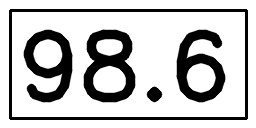
#> input picture thermometer_synth_1.png, 256 x 128 px
$ python -i image_processor.py   (imports and definitions only)
#> lines starting #> are read from the running program, lines starting #| are printed output that depends on the picture; after the words box and inside, x2 and y2 are one past the last pixel; in counts of white or black regions, pixels touching at a corner belong together
#> further down, picture is the input picture: shape (128, 256, 3); min 0, max 255, mean 194.9
import cv2
import numpy as np
from typing import Tuple, Optional

class ImageProcessor:
    """Handles basic image preprocessing for OCR."""

    # [75 lines left out: functions load_image, validate_image, resize_image, adjust_contrast_brightness, not called in this run]

    @staticmethod
    def preprocess_for_ocr(image: np.ndarray,
                           gaussian_kernel_size: Tuple[int, int] = (5, 5),
                           use_otsu: bool = False,
                           morph_kernel_size: Optional[Tuple[int, int]] = None
                           ) -> np.ndarray:
        """
        Apply a preprocessing pipeline for OCR.

        Args:
            image: Input image (expected to be BGR if it has color).
            gaussian_kernel_size: Kernel size for Gaussian blur. Default is (5, 5).
            use_otsu: If True, use Otsu's thresholding instead of adaptive thresholding.
                      Default is False.
            morph_kernel_size: Kernel size for morphological opening (erosion then dilation).
                               If None, this step is skipped. Example: (3,3). Default is None.

        Returns:
            numpy.ndarray: Preprocessed image (binary).
        """
#> called with gaussian_kernel_size = (5, 5), use_otsu = False
        print("Starting OCR preprocessing...")
        # Convert to grayscale
        if len(image.shape) == 3 and image.shape[2] == 3:
            gray = cv2.cvtColor(image, cv2.COLOR_BGR2GRAY)
            print("Converted image to grayscale.")
        elif len(image.shape) == 2:
            gray = image # Already grayscale
            print("Image is already grayscale.")
        else: # Fallback for unexpected shapes, or could raise an error
            gray = image
            print(f"Warning: Image has unexpected shape {image.shape}. Attempting to process as is.")

        # Apply Gaussian blur to reduce noise
        print(f"Applying Gaussian blur with kernel: {gaussian_kernel_size}")
        blurred = cv2.GaussianBlur(gray, gaussian_kernel_size, 0)
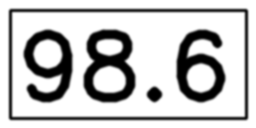
#> blurred: shape (128, 256); min 0, max 255, mean 194.9

        # Apply thresholding
        if use_otsu:
            print("Applying Otsu's thresholding...")
            # Otsu's thresholding automatically finds the optimal threshold value
            _, thresh = cv2.threshold(blurred, 0, 255, cv2.THRESH_BINARY + cv2.THRESH_OTSU)
        else:
            print("Applying adaptive Gaussian thresholding...")
            thresh = cv2.adaptiveThreshold(
                blurred, 255, cv2.ADAPTIVE_THRESH_GAUSSIAN_C,
                cv2.THRESH_BINARY, 11, 2  # Default parameters for adaptive threshold
            )
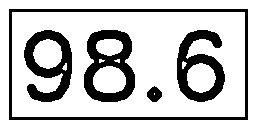
#> thresh: shape (128, 256); 77% white; 5 black regions, box (x1, y1, x2, y2) and area: (9, 9, 248, 120) 2064, (84, 30, 135, 102) 1911, (24, 30, 72, 102) 1696, (177, 30, 225, 102) 1696, (147, 86, 162, 102) 164

        # Apply morphological operations if kernel size is provided
        if morph_kernel_size:
            # Ensure morph_kernel_size has positive integer values
            if not (isinstance(morph_kernel_size, tuple) and
                    len(morph_kernel_size) == 2 and
                    isinstance(morph_kernel_size[0], int) and morph_kernel_size[0] > 0 and
                    isinstance(morph_kernel_size[1], int) and morph_kernel_size[1] > 0):
                print(f"Invalid morph_kernel_size: {morph_kernel_size}. Skipping morphological operations.")
            else:
                print(f"Applying morphological opening with kernel: {morph_kernel_size}")
                kernel = cv2.getStructuringElement(cv2.MORPH_RECT, morph_kernel_size)
                # Erosion followed by Dilation (Opening)
                eroded = cv2.erode(thresh, kernel, iterations=1)
                print("Applied erosion.")
                dilated = cv2.dilate(eroded, kernel, iterations=1)
                print("Applied dilation.")
                thresh = dilated # Update thresh with the result of morphological operations
        else:
            print("Skipping morphological operations.")

        print("OCR preprocessing finished.")
        return thresh

    # [19 lines left out: function save_image, not called in this run]

>>> import cv2
>>> picture = cv2.imread('thermometer_synth_1.png')
>>> result = ImageProcessor().preprocess_for_ocr(picture)

$ run again, on thermometer_synth_2.png
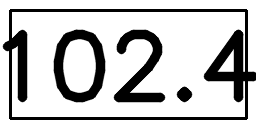
#> input picture thermometer_synth_2.png, 256 x 128 px
#> picture is the input picture: shape (128, 256, 3); min 0, max 255, mean 196.4
#> in preprocess_for_ocr, `blurred = cv2.GaussianBlur(gray, gaussian_kernel_size, 0)`:
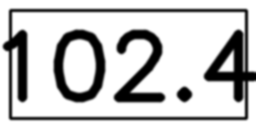
#> blurred: shape (128, 256); min 0, max 255, mean 196.4
#> in preprocess_for_ocr, `thresh = cv2.adaptiveThreshold( blurred, 255, cv2.ADAPTIVE_THRESH_GAUS..`:
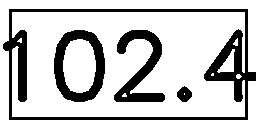
#> thresh: shape (128, 256); 77.9% white; 4 black regions, box (x1, y1, x2, y2) and area: (3, 9, 256, 120) 4023, (54, 30, 105, 102) 1588, (114, 30, 165, 102) 1475, (177, 86, 192, 102) 164

$ run again, on thermometer_synth_3.png
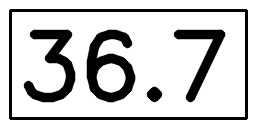
#> input picture thermometer_synth_3.png, 256 x 128 px
#> picture is the input picture: shape (128, 256, 3); min 0, max 255, mean 203.9
#> in preprocess_for_ocr, `blurred = cv2.GaussianBlur(gray, gaussian_kernel_size, 0)`:
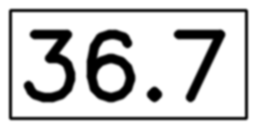
#> blurred: shape (128, 256); min 0, max 255, mean 203.9
#> in preprocess_for_ocr, `thresh = cv2.adaptiveThreshold( blurred, 255, cv2.ADAPTIVE_THRESH_GAUS..`:
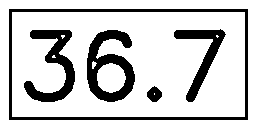
#> thresh: shape (128, 256); 80.4% white; 5 black regions, box (x1, y1, x2, y2) and area: (9, 9, 248, 120) 2064, (87, 30, 135, 102) 1696, (24, 30, 75, 102) 1431, (174, 29, 226, 102) 1075, (147, 86, 162, 102) 164
